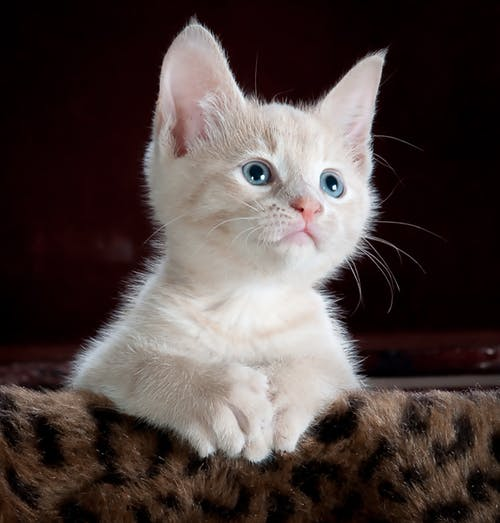
#> input picture homework1/cat.jpeg, 500 x 523 px, found by its file name
$ jupyter execute --allow-errors Homework1.ipynb   (shell and % lines are left out)
#> lines starting #> are read from the running program, lines starting #| are printed output that depends on the picture
# Question 1: %timeit

[cell 1]
import numpy as np
np.zeros((100,100))  # provide statistics on how long it takes to generate a 100x100 array of 0s

[cell 2]
# Time two random matrix using matul
Rand1=np.random.randn(100,100)
Rand2=np.random.randn(100,100)
np.matmul(Rand1,Rand2)
buildin=np.matmul(Rand1,Rand2)
print(buildin)

[cell 3]
# Time two random matrix
def matrix_mul(mat1, mat2):
    result=np.zeros((len(mat1),len(mat2[0])))
    for i in range(len(mat1)): #rows of mat1
       for j in range(len(mat2[0])):      #columns of mat2
           for k in range(len(mat2)):    # rows of mat2
                result[i][j] += mat1[i][k] * mat2[k][j]
    return result

matrix_mul(Rand1,Rand2)
nested=matrix_mul(Rand1,Rand2)
print(nested)

after comparison, the two results are the same. The time comsumed by the np.matmul function is 46.2 µs per loop, while the time consumed by the nested loop matrix multiplication is around 1.27s per loop. So the build in function is (1.27s/46.2e-6s=27489) times faster than the nested loop.

# Question 1b

[cell 4]
from scipy.signal import convolve
num=[100,500,1000,2000]
for i in num:
    n1=np.random.randn(1,i)
    n2=np.random.randn(1,i)
    print('when signal length is '+str(i))
    print('direct method:')
    convolve(n1,n2,method='direct')
    print('fft method:')
    convolve(n1,n2,method='fft')

when n=100, direct method uses 332us, fft uses 171us
when n=500, direct method uses 6.99ms, fft uses 249us
when n=1000, direct method uses 28.5ms, fft uses 383 us
when n=2000, direct method uses 115ms, fft uses 522us

When the signal length is small, these two methods are comparable, but then signal length gets bigger and bigger, the time cosumed by direct method increase significantly while that by fft method only increased slightly. So overall, FFT method has a better performance than direct method in terms of calculation speed.

# Question 2: The convolution theorem

[cell 5]
# STEP 1: generate a kernel
import numpy as np
import scipy.ndimage as ndi
import matplotlib.pyplot as plt
x=np.zeros((7, 7))
x[3, 3] = 1
Gkernel = ndi.filters.gaussian_filter(x, sigma=2)
plt.imshow(Gkernel, interpolation='none',cmap='gray')   #gaussian kernel
plt.title('Gaussian Kernel')
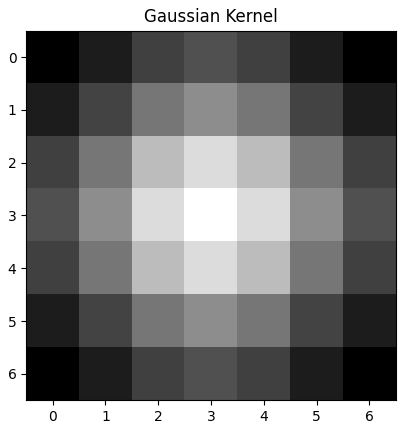
#> figure drawn by matplotlib, 1 panel

[cell 6]
# STEP 2: load a image
from skimage import color
from skimage import io
from skimage.transform import resize
# convert to grayscale
img = io.imread('C:/Users/limuc/Documents/Classes/2019Spring/cat.jpeg', as_gray=True)
#> img: shape (523, 500) float64; min 0, max 0.994, mean 0.27
img = resize(img, [128, 128])
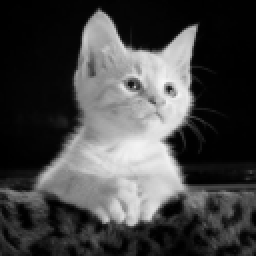
#> img: shape (128, 128) float64 (shown 2 times larger); min 1.9e-05, max 0.969, mean 0.27
print(img.shape)
#| (128, 128)
plt.imshow(img,cmap='gray')
plt.title('Original Image')

[cell 7]
# STEP 3: compute the convolution
from scipy.signal import convolve2d
#> (the rest of this cell did not finish here and is left out)

[cell 8]
# STEP 4: find the fourier filter
# fft of original image
imgfft=np.fft.fft2(img)
ftshift=np.fft.fftshift(imgfft)
# make a kernel in fourier domain
x=np.zeros((128, 128))
x[63, 63] = 1
fftkernel = ndi.filters.gaussian_filter(x, sigma=10)
plt.figure()
plt.imshow(fftkernel, interpolation='none',cmap='gray')   #gaussian kernel
plt.title('FFT kernel')
# multiply them in Fourier domain
cat_fft=ftshift*fftkernel;
# inverse fourier to recovery image
f_ishift = np.fft.ifftshift(cat_fft)
img_back = np.fft.ifft2(f_ishift)
img_back = np.abs(img_back)
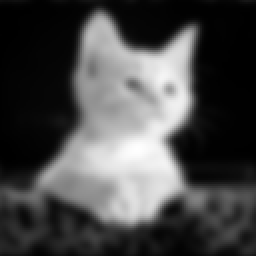
#> img_back: shape (128, 128) float64 (shown 2 times larger); min 3.34e-06, max 0.00148, mean 0.000426; drawn with min black and max white
plt.figure()
plt.imshow(img_back, interpolation='none',cmap='gray')
plt.title('Blurred Image using fft')
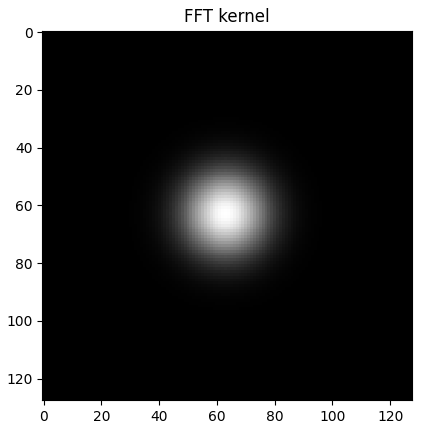
#> figure drawn by matplotlib, 1 panel

# Question 3：Data augmentation

[cell 9]
import numpy as np
import matplotlib.pyplot as plt
shelly = plt.imread('C:/Users/limuc/Documents/Classes/2019Spring/shelly.jpg')
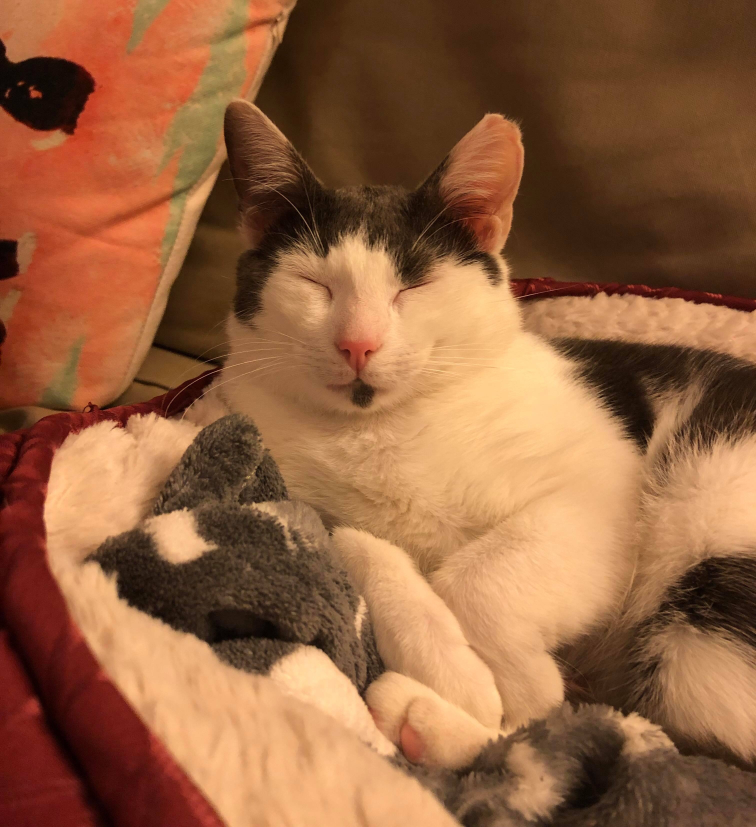
#> input picture homework1/shelly.jpg, 3024 x 3308 px, found by its file name (shown at 1/4 size)
#> shelly is the input picture: shape (3308, 3024, 3); mean R, G, B 148, 97.6, 63.5
shelly = resize(shelly, [256, 256])
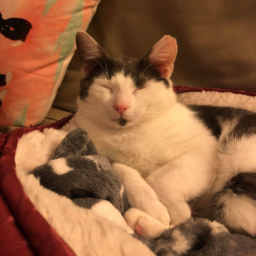
#> shelly: shape (256, 256, 3) float64; mean R, G, B 0.58, 0.383, 0.249
print(shelly.shape)
#| (256, 256, 3)
plt.imshow(shelly)
plt.title('Shelly Original')

[cell 10]
cropheight=256-224;
cropwidth=256-224;
# select five intergers
x0=np.random.randint(0,cropwidth,5)
y0=np.random.randint(0,cropheight,5)
# crop from a left upper corner point
for i in range(5):
    shelly_crop=shelly[x0[i]:x0[i]+224, y0[i]:y0[i]+224,:]
    plt.figure()
    plt.imshow(shelly_crop)
    plt.title('Shelly_crop'+ str(i+1))
#> this loop made 5 passes
#> pass 1, `shelly_crop=shelly[x0[i]:x0[i]+224, y0[i]:y0[i]+224,:]`:
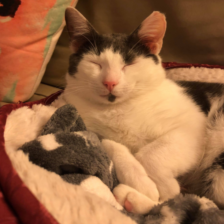
#> shelly_crop: shape (224, 224, 3) float64; mean R, G, B 0.609, 0.412, 0.27
#> pass 3, `shelly_crop=shelly[x0[i]:x0[i]+224, y0[i]:y0[i]+224,:]`:
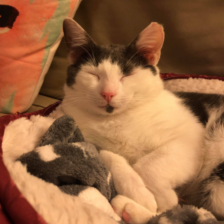
#> shelly_crop: shape (224, 224, 3) float64; mean R, G, B 0.603, 0.408, 0.265
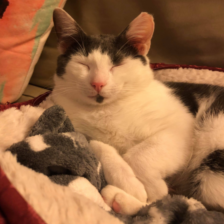
#> shown: shape (224, 224, 3) float64; mean R, G, B 0.607, 0.417, 0.274
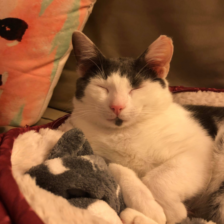
#> shown: shape (224, 224, 3) float64; mean R, G, B 0.594, 0.394, 0.253
